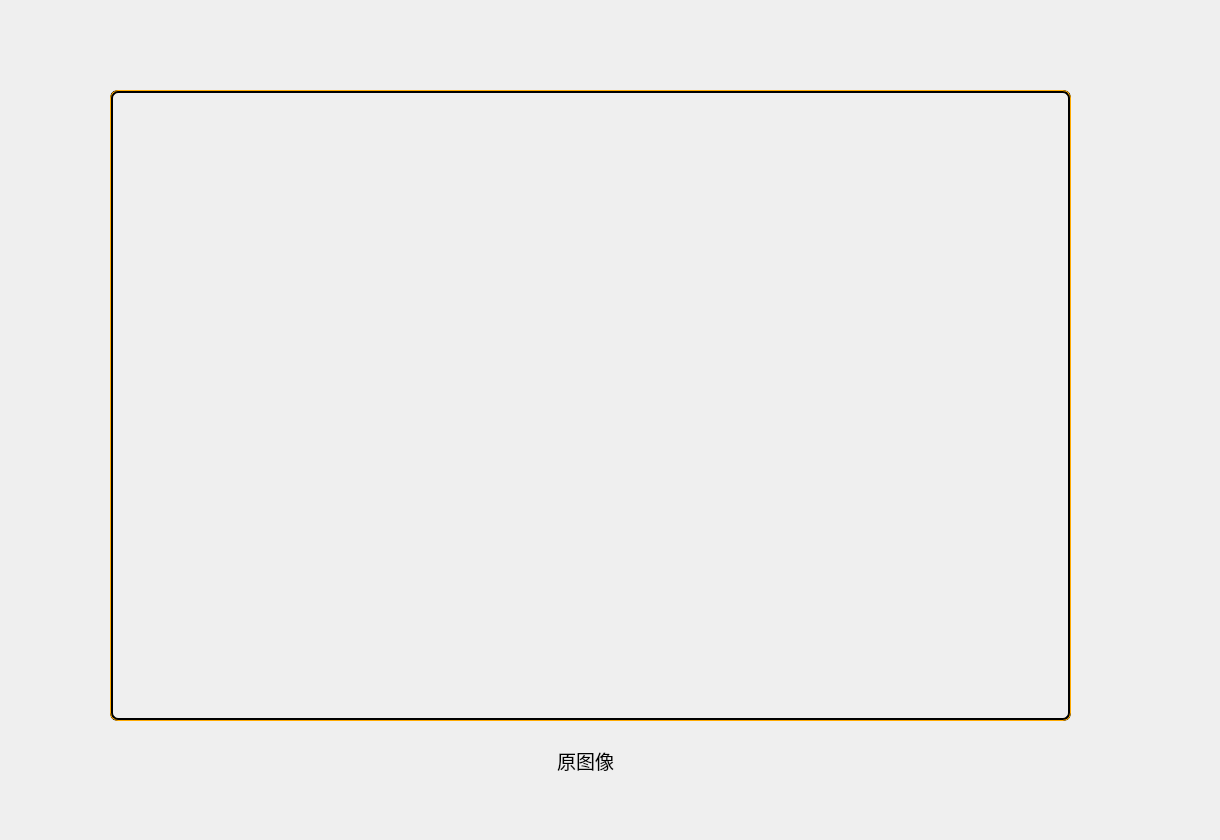
      <widget class="QWidget" name="tab3">
       <attribute name="title">
        <string>频域滤波 </string>
       </attribute>
       <widget class="QLabel" name="label_back_ground3">
        <property name="geometry">
         <rect>
          <x>-2</x>
          <y>-3</y>
          <width>1211</width>
          <height>831</height>
         </rect>
        </property>
        <property name="sizePolicy">
         <sizepolicy hsizetype="Ignored" vsizetype="Ignored">
          <horstretch>0</horstretch>
          <verstretch>0</verstretch>
         </sizepolicy>
        </property>
        <property name="styleSheet">
         <string notr="true">border-image: url(:/src/1111.jpg);</string>
        </property>
        <property name="text">
         <string/>
        </property>
       </widget>
       <widget class="QWidget" name="widget_" native="true">
        <property name="geometry">
         <rect>
          <x>110</x>
          <y>90</y>
          <width>961</width>
          <height>631</height>
         </rect>
        </property>
        <property name="sizePolicy">
         <sizepolicy hsizetype="Fixed" vsizetype="Fixed">
          <horstretch>0</horstretch>
          <verstretch>0</verstretch>
         </sizepolicy>
        </property>
        <property name="styleSheet">
         <string notr="true">border: 3px solid block; border-radius: 8px;</string>
        </property>
        <layout class="QGridLayout" name="gridLayout_7">
         <item row="0" column="0">
          <widget class="QLabel" name="label_origin_image1">
           <property name="sizePolicy">
            <sizepolicy hsizetype="Preferred" vsizetype="Preferred">
             <horstretch>0</horstretch>
             <verstretch>0</verstretch>
            </sizepolicy>
           </property>
           <property name="styleSheet">
            <string notr="true">border-width: 1px;border-style: solid;border-color: rgb(255, 170, 0);</string>
           </property>
           <property name="text">
            <string/>
           </property>
           <property name="scaledContents">
            <bool>true</bool>
           </property>
          </widget>
         </item>
        </layout>
       </widget>
       <widget class="QLabel" name="label_origin_name">
        <property name="geometry">
         <rect>
          <x>510</x>
          <y>740</y>
          <width>151</width>
          <height>41</height>
         </rect>
        </property>
        <property name="font">
         <font>
          <pointsize>14</pointsize>
          <underline>false</underline>
          <stylestrategy>PreferDefault</stylestrategy>
         </font>
        </property>
        <property name="text">
         <string>原图像</string>
        </property>
        <property name="alignment">
         <set>Qt::AlignCenter</set>
        </property>
       </widget>
      </widget>
